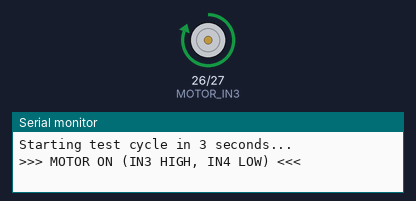
Bench run of a sketch on a simulated ESP32. Parts: motor-driver pin pairs drawn as motors (green arrow = first pin HIGH = forward, orange = second pin HIGH = backward, longer = more drive), the last lines printed to the serial monitor.

Above: at 5.5 s.
At 8.5 s:
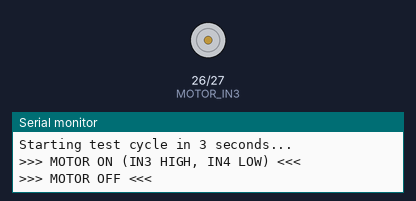
Timing chart, 0 to 11.8 s (numbered marks = the images above):
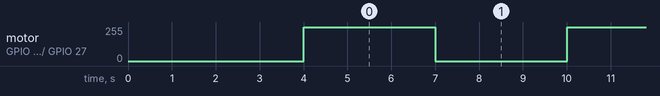

The sketch:

motor_test.ino
```cpp
// ---------- PIN MAP ----------
#define MOTOR_IN3   26
#define MOTOR_IN4   27

void setup() {
  Serial.begin(115200);
  delay(1000);
  Serial.println("\n--- BARE MINIMUM L298N MOTOR DRIVER TEST (CHANNEL B) ---");

  // Setup Motor Pins
  pinMode(MOTOR_IN3, OUTPUT);
  pinMode(MOTOR_IN4, OUTPUT);

  // Ensure motor is OFF to start
  digitalWrite(MOTOR_IN3, LOW);
  digitalWrite(MOTOR_IN4, LOW);

  Serial.println("Starting test cycle in 3 seconds...");
  delay(3000);
}

void loop() {
  // 1. Turn Motor ON
  Serial.println("\n>>> MOTOR ON (IN3 HIGH, IN4 LOW) <<<");
  digitalWrite(MOTOR_IN3, HIGH);
  digitalWrite(MOTOR_IN4, LOW);

  // Let it run for 3 seconds
  delay(3000);

  // 2. Turn Motor OFF
  Serial.println(">>> MOTOR OFF <<<");
  digitalWrite(MOTOR_IN3, LOW);
  digitalWrite(MOTOR_IN4, LOW);

  // Wait 3 seconds before next cycle
  delay(3000);
}
```

Measured:
- by itself, motor on GPIO 26 (MOTOR_IN3) / GPIO 27 (MOTOR_IN4): alternates forward 255/255 for 3.0 s and stopped for 3.0 s
